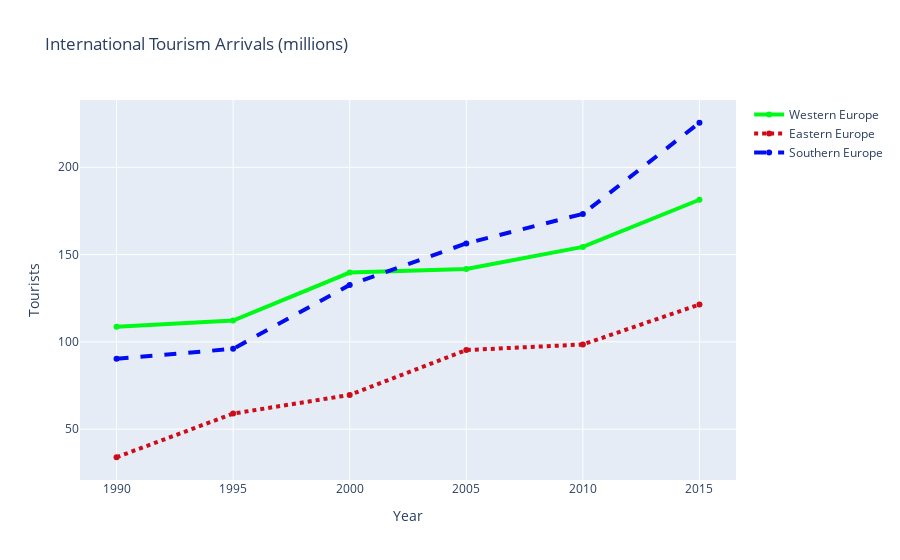

The cell this chart's notebook holds for it:
### Code cell
trace0 = go.Scatter(
    x = tourism_data['Year'],
    y = tourism_data['Western'],
    name = 'Western Europe',
    line = dict(color = ('rgb(0, 250, 24)'),
                width = 4)
)

trace1 = go.Scatter(
    x = tourism_data['Year'],
    y = tourism_data['Eastern'],
    name = 'Eastern Europe',
    line = dict(color = ('rgb(205, 12, 24)'),
                width = 4,
                dash='dot')
)

trace2 = go.Scatter(
    x = tourism_data['Year'],
    y = tourism_data['Southern'],
    name = 'Southern Europe',
    line = dict(color = ('rgb(2, 12, 240)'),
                width = 4,
                dash='dash')
)

data = [trace0, trace1, trace2]

layout = dict(title = 'International Tourism Arrivals (millions)',
              xaxis = dict(title = 'Year'),
              yaxis = dict(title = 'Tourists'))

fig = dict(data = data, layout = layout)

offline.iplot(fig)

### Figure 1 — Plotly figure (JSON) as saved in the notebook; plotly's stock layout.template omitted (floating-point values rounded to 4 significant figures)
{"data": [{"line": {"color": "rgb(0, 250, 24)", "width": 4}, "name": "Western Europe", "type": "scatter", "x": [1990, 1995, 2000, 2005, 2010, 2015], "y": [108.6, 112.2, 139.7, 141.7, 154.4, 181.4]}, {"line": {"color": "rgb(205, 12, 24)", "dash": "dot", "width": 4}, "name": "Eastern Europe", "type": "scatter", "x": [1990, 1995, 2000, 2005, 2010, 2015], "y": [33.9, 58.9, 69.6, 95.3, 98.5, 121.4]}, {"line": {"color": "rgb(2, 12, 240)", "dash": "dash", "width": 4}, "name": "Southern Europe", "type": "scatter", "x": [1990, 1995, 2000, 2005, 2010, 2015], "y": [90.3, 96, 132.6, 156.4, 173.3, 225.5]}], "layout": {"title": {"text": "International Tourism Arrivals (millions)"}, "xaxis": {"title": {"text": "Year"}}, "yaxis": {"title": {"text": "Tourists"}}}}
